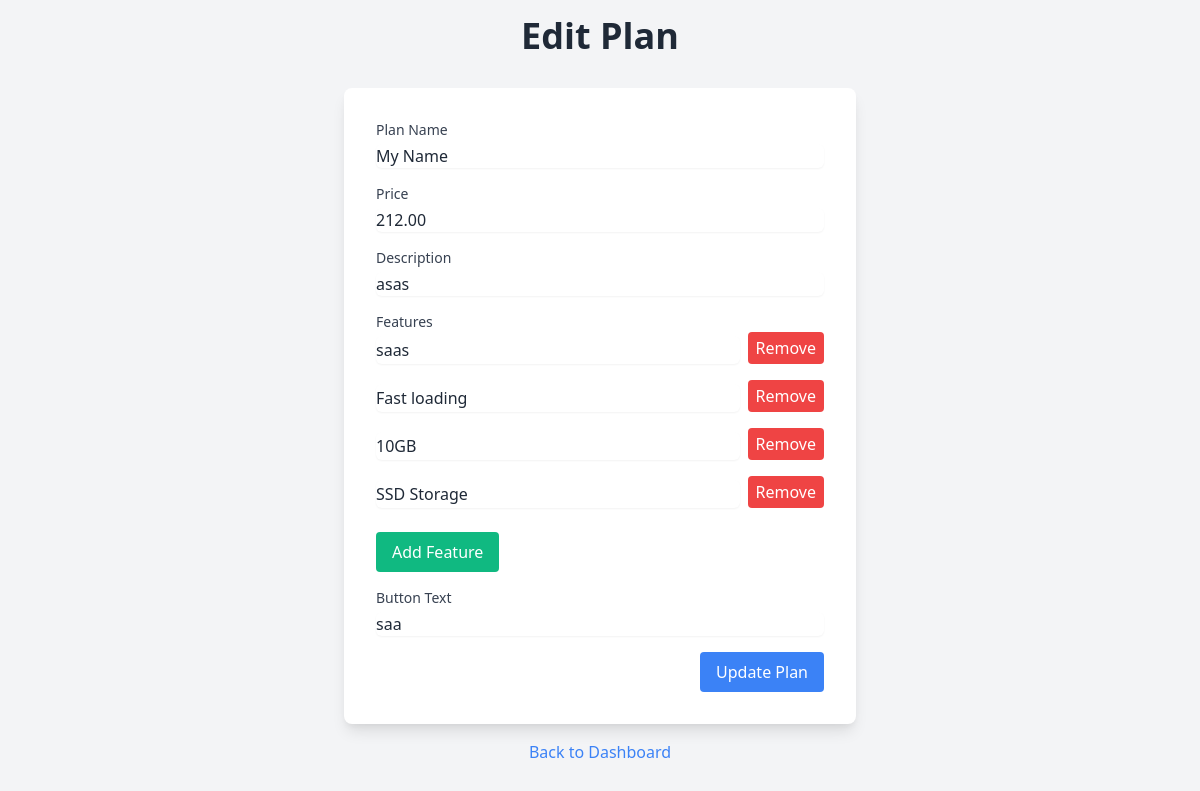
Page /edit-plan.php?id=5 on the committed database.
### tables this page shows
CREATE TABLE `plans` (
  `id` int(11) NOT NULL,
  `name` varchar(255) NOT NULL,
  `price` decimal(10,2) NOT NULL,
  `description` varchar(255) NOT NULL,
  `features` text NOT NULL,
  `button_text` varchar(50) NOT NULL
);

### edit-plan.php (the view, shortened to what this page needs)
<?php
$servername = "localhost";
$username = "root";
$password = "";
$dbname = "whitespace";
$conn = new mysqli($servername, $username, $password, $dbname);
if (isset($_GET['id'])) {
    $id = $_GET['id'];
    $sql = "SELECT * FROM plans WHERE id=$id";
    $result = $conn->query($sql);
    $plan = $result->fetch_assoc();
    $features = explode(',', $plan['features']);
}
?>
<!DOCTYPE html>
<html lang="en">
<head>
    <link href="https://cdn.jsdelivr.net/npm/tailwindcss@2.2.19/dist/tailwind.min.css" rel="stylesheet">
</head>
<body class="bg-gray-100 text-gray-800">
    <div class="container mx-auto p-4">
        <h1 class="text-4xl font-bold text-center mb-8">Edit Plan</h1>
        <form method="post" action="" class="bg-white p-8 rounded-lg shadow-lg max-w-lg mx-auto">
            <div class="mb-4">
                <label for="name" class="block text-sm font-medium text-gray-700">Plan Name</label>
                <input type="text" name="name" id="name" value="<?php echo $plan['name']; ?>" class="mt-1 block w-full border-gray-300 rounded-md shadow-sm" required>
            </div>
            <div class="mb-4">
                <label for="price" class="block text-sm font-medium text-gray-700">Price</label>
                <input type="number" step="0.01" name="price" id="price" value="<?php echo $plan['price']; ?>" class="mt-1 block w-full border-gray-300 rounded-md shadow-sm" required>
            </div>
            <div class="mb-4">
                <label for="description" class="block text-sm font-medium text-gray-700">Description</label>
                <input type="text" name="description" id="description" value="<?php echo $plan['description']; ?>" class="mt-1 block w-full border-gray-300 rounded-md shadow-sm" required>
            </div>
            <div class="mb-4">
                <label for="features" class="block text-sm font-medium text-gray-700">Features</label>
                <div id="features-container">
                    <?php foreach ($features as $feature): ?>
                        <div class="mb-4 flex space-x-2">
                            <input type="text" name="features[]" value="<?php echo trim($feature); ?>" class="mt-1 block w-full border-gray-300 rounded-md shadow-sm" required>
                            <button type="button" class="bg-red-500 text-white px-2 py-1 rounded hover:bg-red-600" onclick="removeFeatureInput(this)">Remove</button>
                        </div>
                    <?php endforeach; ?>
                </div>
                <button type="button" class="bg-green-500 text-white px-4 py-2 rounded hover:bg-green-600 mt-2" onclick="addFeatureInput()">Add Feature</button>
            </div>
            <div class="mb-4">
                <label for="button_text" class="block text-sm font-medium text-gray-700">Button Text</label>
                <input type="text" name="button_text" id="button_text" value="<?php echo $plan['button_text']; ?>" class="mt-1 block w-full border-gray-300 rounded-md shadow-sm" required>
            </div>
            <div class="flex justify-end">
                <input type="submit" value="Update Plan" class="bg-blue-500 text-white px-4 py-2 rounded hover:bg-blue-600">
            </div>
        </form>
        <div class="flex justify-center mt-4">
            <a href="manage-plans.php" class="text-blue-500 hover:underline">Back to Dashboard</a>
        </div>
    </div>
</body>
</html>

### rows in the picture
plans: name "My Name", price "212.00", description "asas", features "saas", features "Fast loading", features "10GB", features "SSD Storage", button_text "saa"
